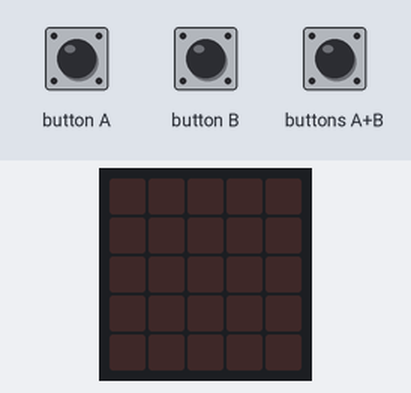
The program below on a simulated BBC micro:bit running MicroPython. Parts: the board's 5×5 LED display. The test bench sets the inputs (shaded band).

Above: at 1.2 s.
1.3 s: button A pressed for 0.15 s
At 1.7 s:
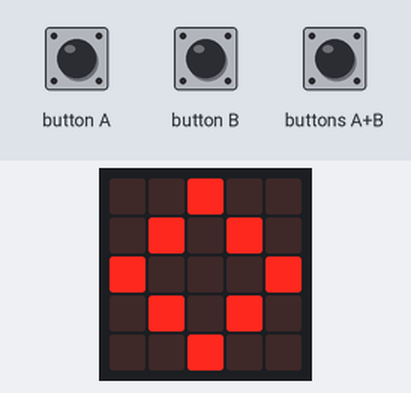
4.3 s: button B pressed for 0.15 s
At 4.7 s:
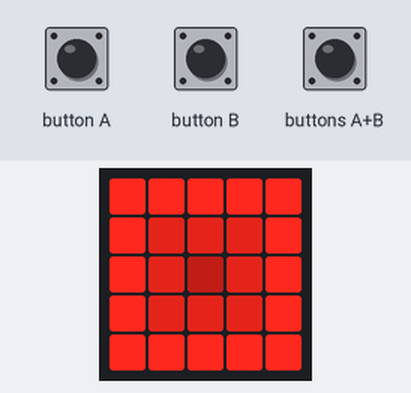
5.9 s: button A pressed for 1 s
At 6.8 s:
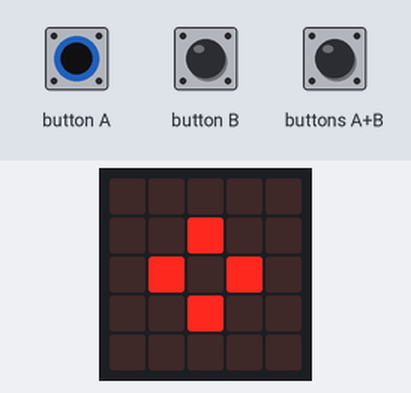
8.9 s: buttons A+B pressed for 3.2 s
At 9.0 s:
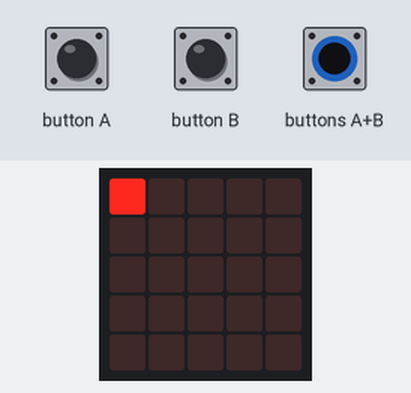
16.6 s: button A pressed for 3.2 s
At 20.3 s:
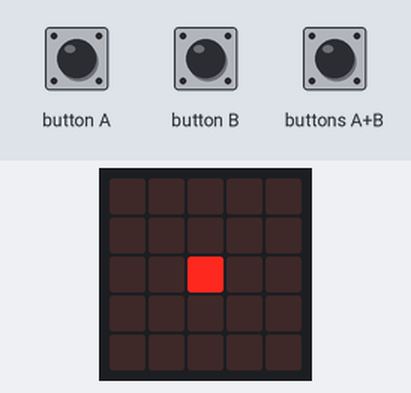
Timing chart, 0 to 21.8 s (numbered marks = the images above; inputs shaded):
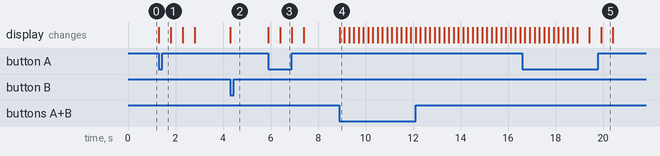

Measured:
- after the input at 1.3 s, the display: changes at once (image 1)
- after the input at 4.3 s, the display: changes at once (image 2)
- after the input at 5.9 s, the display: first changes at once (image 3 shows a later state)
- after the input at 8.9 s, the display: changes at once (image 4)
- after the input at 16.6 s, the display: first differs from a run without the input after 2.3 s (image 5 shows a later state)
- what the display in image 5 shows lasts 0.5 s, from 19.9 s to 20.4 s

The program:

EX1.py
```python
from microbit import *

p11 = Image("00000:"
            "00000:"
            "00900:"
            "00000:"
            "00000")

p12 = Image("99999:"
            "96669:"
            "96369:"
            "96669:"
            "99999")

while True:
    if button_a.is_pressed() and not button_b.was_pressed():
        display.show(Image.DIAMOND)
        sleep(500)
        display.show(Image.DIAMOND_SMALL)
        sleep(500)
        display.show(p11)
        sleep(500)
        display.clear()

    if button_b.is_pressed()and not button_a.was_pressed():
        display.show(p12)

    if button_a.was_pressed() and button_b.was_pressed():
        display.clear()
        for y in range(0,5):
            for x in range(0,5):
                display.set_pixel(x,y,9)
                sleep(200)
        for y in range(0,5):
            for x in range(0,5):
                display.set_pixel(x,y,0)
                sleep(200)
```
